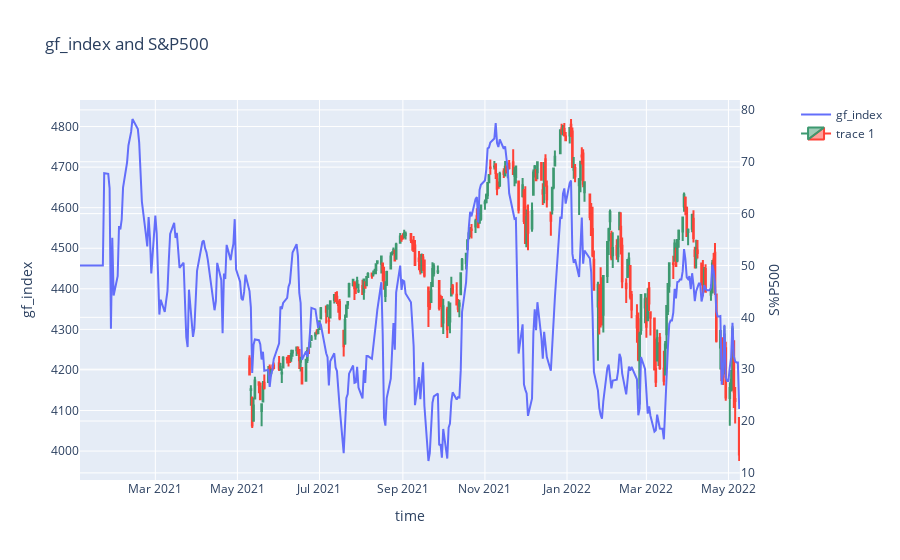

The code cell stored with this chart in its notebook:
### Code cell
from plotly.subplots import make_subplots
import plotly.graph_objects as go
fig5 = make_subplots(specs=[[{"secondary_y": True}]])

# Add traces
fig5.add_trace(
    go.Scatter(x=fear_greed_index.date, y=fear_greed_index.fear_metric, name="gf_index"),
    secondary_y=True,
)

fig5.add_trace(
#     go.Scatter(x=result.upload_date, y=result.adjclose_filled, name="adjclose filled"),
#     secondary_y=True
    go.Candlestick(x=df_yf.index,
                open=df_yf.open, high=df_yf.high,
                low=df_yf.low, close=df_yf.close)
)

# Add figure title
fig5.update_layout(
    title_text=f"gf_index and S&P500"
)

# Set x-axis title
fig5.update_xaxes(title_text="time")
fig5.update_layout(xaxis_rangeslider_visible=False)
# Set y-axes titles
fig5.update_yaxes(title_text="gf_index", secondary_y=False)
fig5.update_yaxes(title_text="S%P500", secondary_y=True)

fig5.show()

# fig5.write_html(f"{analysis_output_folder}/{stock}_sentiment_and_price.html")

### Figure 1 — Plotly figure (JSON) as saved in the notebook; plotly's stock layout.template omitted (floating-point values rounded to 4 significant figures; data arrays with more than 128 entries replaced by an {"elided": "..."} marker saying what was removed)
{"data": [{"name": "gf_index", "type": "scatter", "x": {"elided": "359 str values"}, "xaxis": "x", "y": {"elided": "359 float values"}, "yaxis": "y2"}, {"close": {"elided": "253 float values"}, "high": {"elided": "253 float values"}, "low": {"elided": "253 float values"}, "open": {"elided": "253 float values"}, "type": "candlestick", "x": {"elided": "253 str values"}}], "layout": {"title": {"text": "gf_index and S&P500"}, "xaxis": {"anchor": "y", "domain": [0, 0.94], "rangeslider": {"visible": false}, "title": {"text": "time"}}, "yaxis": {"anchor": "x", "domain": [0, 1], "title": {"text": "gf_index"}}, "yaxis2": {"anchor": "x", "overlaying": "y", "side": "right", "title": {"text": "S%P500"}}}}
